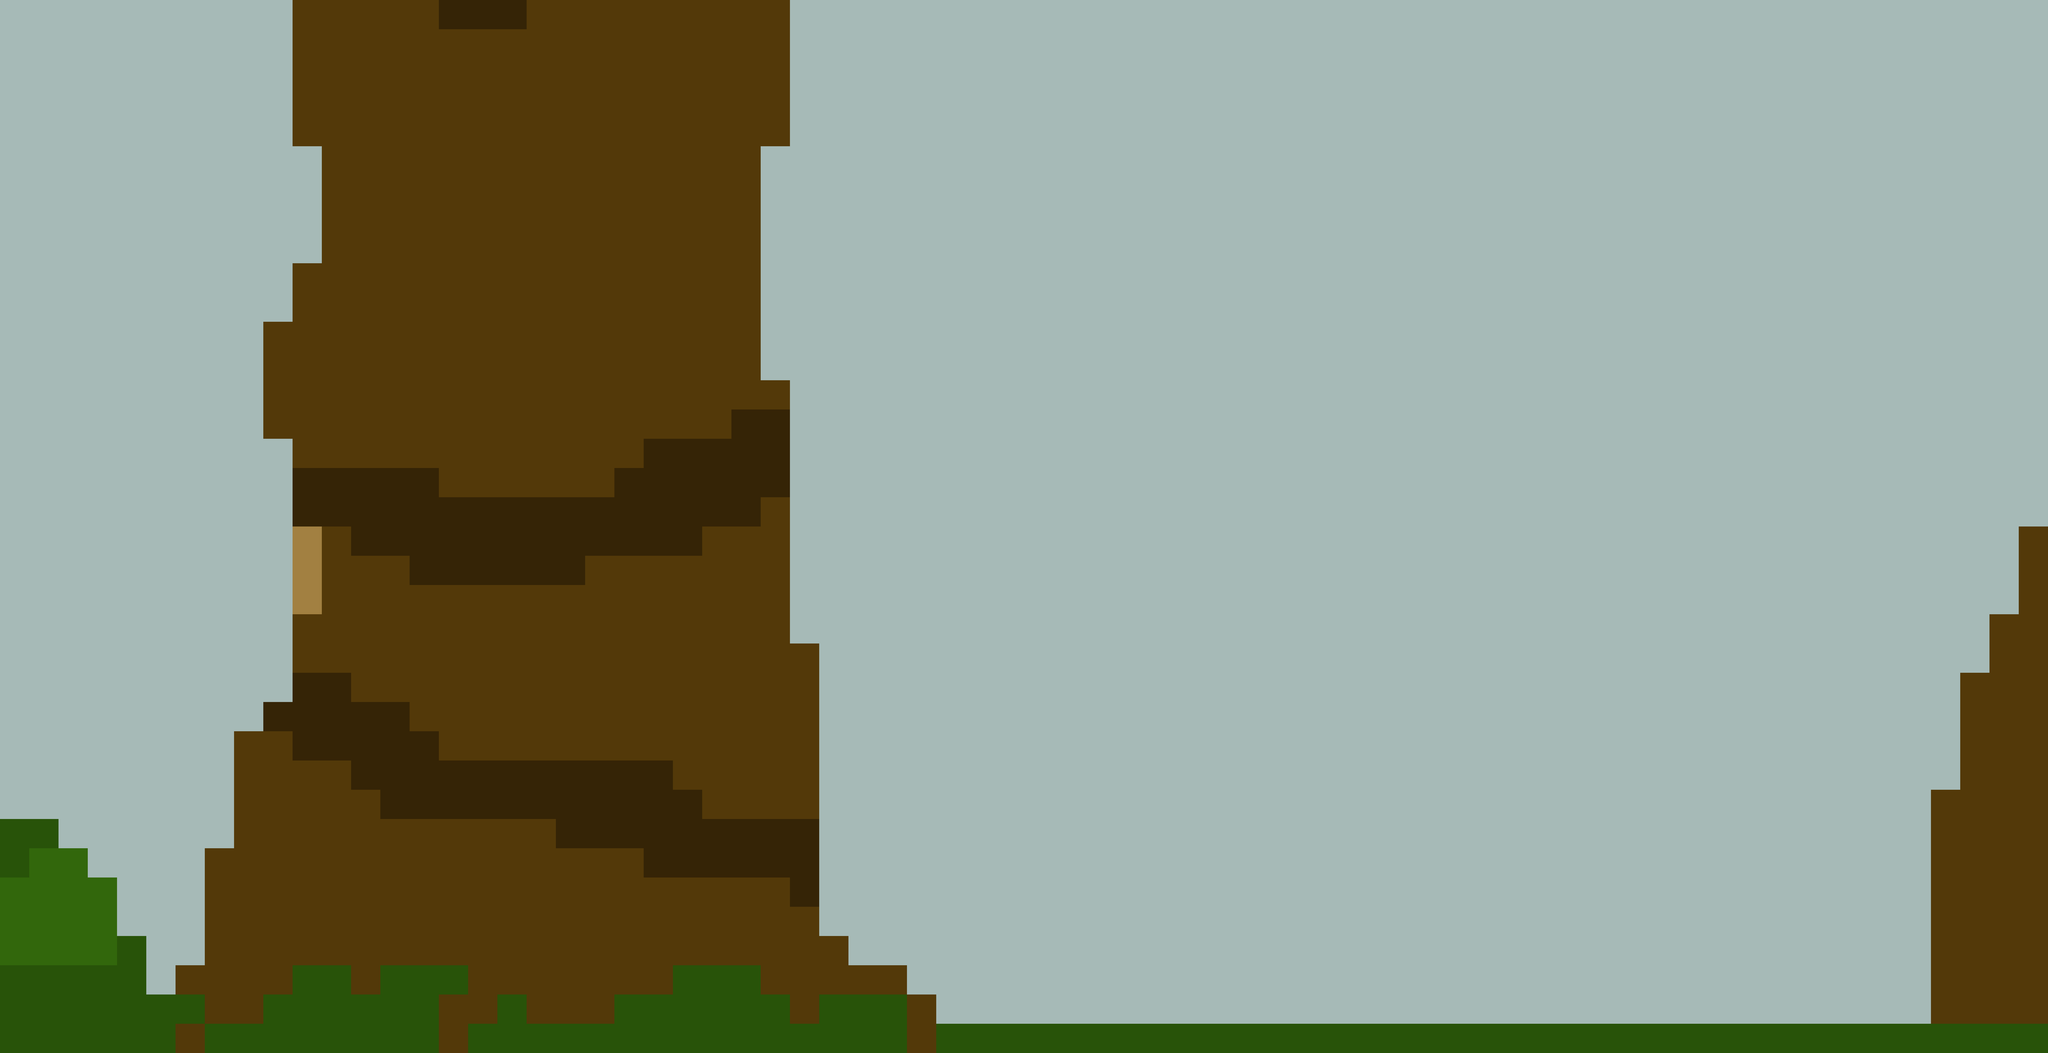

The image is a tile-based game level rendered from a .tmx file. Its description and source (layers, tilesets, objects; grid data summarised) follow:
An orthogonal 70x36 tile map with 128x128 px tiles, 5 tile layers (fonds, branches, mur, tronc, ...) and 1 object.

<map version="1.9" tiledversion="1.9.2" orientation="orthogonal" renderorder="right-down" width="70" height="36" tilewidth="128" tileheight="128" infinite="0" nextlayerid="24" nextobjectid="110">
 <editorsettings>
  <export target="../../assets/maps/carteTiledNiveau3.json" format="json" />
 </editorsettings>
 <tileset firstgid="1" name="tileset" tilewidth="128" tileheight="128" tilecount="100" columns="10">
  <image source="tileset.png" width="1280" height="1280" />
  <tile id="0">
   <properties>
    <property name="estSolide" type="bool" value="true" />
   </properties>
  </tile>
  <tile id="1">
   <properties>
    <property name="estSolide" type="bool" value="true" />
   </properties>
  </tile>
  <tile id="2">
   <properties>
    <property name="estSolide" type="bool" value="true" />
   </properties>
  </tile>
  <tile id="3">
   <properties>
    <property name="estSolide" type="bool" value="false" />
   </properties>
  </tile>
  <tile id="4">
   <properties>
    <property name="estSolide" type="bool" value="false" />
   </properties>
  </tile>
  <tile id="5">
   <properties>
    <property name="estSolide" type="bool" value="false" />
   </properties>
  </tile>
  <tile id="6">
   <properties>
    <property name="estSolide" type="bool" value="false" />
   </properties>
  </tile>
  <tile id="7">
   <properties>
    <property name="estSolide" type="bool" value="false" />
   </properties>
  </tile>
  <tile id="8">
   <properties>
    <property name="estSolide" type="bool" value="false" />
   </properties>
  </tile>
  <tile id="9">
   <properties>
    <property name="estSolide" type="bool" value="false" />
   </properties>
  </tile>
  <tile id="10">
   <properties>
    <property name="estSolide" type="bool" value="false" />
   </properties>
  </tile>
  <tile id="11">
   <properties>
    <property name="estSolide" type="bool" value="false" />
   </properties>
  </tile>
  <tile id="12">
   <properties>
    <property name="estSolide" type="bool" value="true" />
   </properties>
  </tile>
  <tile id="13">
   <properties>
    <property name="estSolide" type="bool" value="false" />
   </properties>
  </tile>
  <tile id="14">
   <properties>
    <property name="estSolide" type="bool" value="false" />
   </properties>
  </tile>
  <tile id="15">
   <properties>
    <property name="estSolide" type="bool" value="false" />
   </properties>
  </tile>
  <tile id="16">
   <properties>
    <property name="estSolide" type="bool" value="false" />
   </properties>
  </tile>
  <tile id="17">
   <properties>
    <property name="estSolide" type="bool" value="false" />
   </properties>
  </tile>
  <tile id="18">
   <properties>
    <property name="estSolide" type="bool" value="false" />
   </properties>
  </tile>
  <tile id="19">
   <properties>
    <property name="estSolide" type="bool" value="false" />
   </properties>
  </tile>
  <tile id="20">
   <properties>
    <property name="estSolide" type="bool" value="false" />
   </properties>
  </tile>
  <tile id="21">
   <properties>
    <property name="estSolide" type="bool" value="false" />
   </properties>
  </tile>
  <tile id="22">
   <properties>
    <property name="estSolide" type="bool" value="false" />
   </properties>
  </tile>
  <tile id="23">
   <properties>
    <property name="estSolide" type="bool" value="false" />
   </properties>
  </tile>
  <tile id="24">
   <properties>
    <property name="estSolide" type="bool" value="false" />
   </properties>
  </tile>
  <tile id="25">
   <properties>
    <property name="estSolide" type="bool" value="false" />
   </properties>
  </tile>
  <tile id="26">
   <properties>
    <property name="estSolide" type="bool" value="false" />
   </properties>
  </tile>
  <tile id="27">
   <properties>
    <property name="estSolide" type="bool" value="false" />
   </properties>
  </tile>
  <tile id="28">
   <properties>
    <property name="estSolide" type="bool" value="false" />
   </properties>
  </tile>
  <tile id="29">
   <properties>
    <property name="estSolide" type="bool" value="false" />
   </properties>
  </tile>
  <tile id="30">
   <properties>
    <property name="estSolide" type="bool" value="false" />
   </properties>
  </tile>
  <tile id="31">
   <properties>
    <property name="estSolide" type="bool" value="false" />
   </properties>
  </tile>
  <tile id="32">
   <properties>
    <property name="estSolide" type="bool" value="false" />
   </properties>
  </tile>
  <tile id="33">
   <properties>
    <property name="estSolide" type="bool" value="false" />
   </properties>
  </tile>
  <tile id="34">
   <properties>
    <property name="estSolide" type="bool" value="false" />
   </properties>
  </tile>
  <tile id="35">
   <properties>
    <property name="estSolide" type="bool" value="false" />
   </properties>
  </tile>
  <tile id="36">
   <properties>
    <property name="estSolide" type="bool" value="false" />
   </properties>
  </tile>
  <tile id="37">
   <properties>
    <property name="estSolide" type="bool" value="false" />
   </properties>
  </tile>
  <tile id="38">
   <properties>
    <property name="estSolide" type="bool" value="false" />
   </properties>
  </tile>
  <tile id="39">
   <properties>
    <property name="estSolide" type="bool" value="false" />
   </properties>
  </tile>
  <tile id="40">
   <properties>
    <property name="estSolide" type="bool" value="false" />
   </properties>
  </tile>
  <tile id="41">
   <properties>
    <property name="estSolide" type="bool" value="false" />
   </properties>
  </tile>
  <tile id="42">
   <properties>
    <property name="estSolide" type="bool" value="false" />
   </properties>
  </tile>
  <tile id="43">
   <properties>
    <property name="estSolide" type="bool" value="false" />
   </properties>
  </tile>
  <tile id="44">
   <properties>
    <property name="estSolide" type="bool" value="false" />
   </properties>
  </tile>
  <tile id="45">
   <properties>
    <property name="estSolide" type="bool" value="false" />
   </properties>
  </tile>
  <tile id="46">
   <properties>
    <property name="estSolide" type="bool" value="false" />
   </properties>
  </tile>
  <tile id="47">
   <properties>
    <property name="estSolide" type="bool" value="false" />
   </properties>
  </tile>
  <tile id="48">
   <properties>
    <property name="estSolide" type="bool" value="false" />
   </properties>
  </tile>
  <tile id="49">
   <properties>
    <property name="estSolide" type="bool" value="false" />
   </properties>
  </tile>
  <tile id="50">
   <properties>
    <property name="estSolide" type="bool" value="false" />
   </properties>
  </tile>
  <tile id="51">
   <properties>
    <property name="estSolide" type="bool" value="false" />
   </properties>
  </tile>
  <tile id="52">
   <properties>
    <property name="estSolide" type="bool" value="false" />
   </properties>
  </tile>
  <tile id="53">
   <properties>
    <property name="estSolide" type="bool" value="false" />
   </properties>
  </tile>
  <tile id="54">
   <properties>
    <property name="estSolide" type="bool" value="false" />
   </properties>
  </tile>
  <tile id="55">
   <properties>
    <property name="estSolide" type="bool" value="false" />
   </properties>
  </tile>
  <tile id="56">
   <properties>
    <property name="estSolide" type="bool" value="false" />
   </properties>
  </tile>
  <tile id="57">
   <properties>
    <property name="estSolide" type="bool" value="false" />
   </properties>
  </tile>
  <tile id="58">
   <properties>
    <property name="estSolide" type="bool" value="false" />
   </properties>
  </tile>
  <tile id="59">
   <properties>
    <property name="estSolide" type="bool" value="false" />
   </properties>
  </tile>
  <tile id="60">
   <properties>
    <property name="estSolide" type="bool" value="false" />
   </properties>
  </tile>
  <tile id="61">
   <properties>
    <property name="estSolide" type="bool" value="false" />
   </properties>
  </tile>
  <tile id="62">
   <properties>
    <property name="estSolide" type="bool" value="false" />
   </properties>
  </tile>
  <tile id="63">
   <properties>
    <property name="estSolide" type="bool" value="false" />
   </properties>
  </tile>
  <tile id="64">
   <properties>
    <property name="estSolide" type="bool" value="false" />
   </properties>
  </tile>
  <tile id="65">
   <properties>
    <property name="estSolide" type="bool" value="false" />
   </properties>
  </tile>
  <tile id="66">
   <properties>
    <property name="estSolide" type="bool" value="false" />
   </properties>
  </tile>
  <tile id="67">
   <properties>
    <property name="estSolide" type="bool" value="false" />
   </properties>
  </tile>
  <tile id="68">
   <properties>
    <property name="estSolide" type="bool" value="false" />
   </properties>
  </tile>
  <tile id="69">
   <properties>
    <property name="estSolide" type="bool" value="false" />
   </properties>
  </tile>
  <tile id="70">
   <properties>
    <property name="estSolide" type="bool" value="false" />
   </properties>
  </tile>
  <tile id="71">
   <properties>
    <property name="estSolide" type="bool" value="false" />
   </properties>
  </tile>
  <tile id="72">
   <properties>
    <property name="estSolide" type="bool" value="false" />
   </properties>
  </tile>
  <tile id="73">
   <properties>
    <property name="estSolide" type="bool" value="false" />
   </properties>
  </tile>
  <tile id="74">
   <properties>
    <property name="estSolide" type="bool" value="false" />
   </properties>
  </tile>
  <tile id="75">
   <properties>
    <property name="estSolide" type="bool" value="false" />
   </properties>
  </tile>
  <tile id="76">
   <properties>
    <property name="estSolide" type="bool" value="false" />
   </properties>
  </tile>
  <tile id="77">
   <properties>
    <property name="estSolide" type="bool" value="false" />
   </properties>
  </tile>
  <tile id="78">
   <properties>
    <property name="estSolide" type="bool" value="false" />
   </properties>
  </tile>
  <tile id="79">
   <properties>
    <property name="estSolide" type="bool" value="false" />
   </properties>
  </tile>
  <tile id="80">
   <properties>
    <property name="estSolide" type="bool" value="false" />
   </properties>
  </tile>
  <tile id="81">
   <properties>
    <property name="estSolide" type="bool" value="false" />
   </properties>
  </tile>
  <tile id="82">
   <properties>
    <property name="estSolide" type="bool" value="false" />
   </properties>
  </tile>
  <tile id="83">
   <properties>
    <property name="estSolide" type="bool" value="false" />
   </properties>
  </tile>
  <tile id="84">
   <properties>
    <property name="estSolide" type="bool" value="false" />
   </properties>
  </tile>
  <tile id="85">
   <properties>
    <property name="estSolide" type="bool" value="false" />
   </properties>
  </tile>
  <tile id="86">
   <properties>
    <property name="estSolide" type="bool" value="false" />
   </properties>
  </tile>
  <tile id="87">
   <properties>
    <property name="estSolide" type="bool" value="false" />
   </properties>
  </tile>
  <tile id="88">
   <properties>
    <property name="estSolide" type="bool" value="false" />
   </properties>
  </tile>
  <tile id="89">
   <properties>
    <property name="estSolide" type="bool" value="false" />
   </properties>
  </tile>
  <tile id="90">
   <properties>
    <property name="estSolide" type="bool" value="false" />
   </properties>
  </tile>
  <tile id="91">
   <properties>
    <property name="estSolide" type="bool" value="false" />
   </properties>
  </tile>
  <tile id="92">
   <properties>
    <property name="estSolide" type="bool" value="false" />
   </properties>
  </tile>
  <tile id="93">
   <properties>
    <property name="estSolide" type="bool" value="false" />
   </properties>
  </tile>
  <tile id="94">
   <properties>
    <property name="estSolide" type="bool" value="false" />
   </properties>
  </tile>
  <tile id="95">
   <properties>
    <property name="estSolide" type="bool" value="false" />
   </properties>
  </tile>
  <tile id="96">
   <properties>
    <property name="estSolide" type="bool" value="false" />
   </properties>
  </tile>
  <tile id="97">
   <properties>
    <property name="estSolide" type="bool" value="false" />
   </properties>
  </tile>
  <tile id="98">
   <properties>
    <property name="estSolide" type="bool" value="false" />
   </properties>
  </tile>
  <tile id="99">
   <properties>
    <property name="estSolide" type="bool" value="false" />
   </properties>
  </tile>
 </tileset>
 <layer id="1" name="fonds" width="70" height="36">
  <data>[2520 cells, 2520 non-empty, 1 distinct tile ids]</data>
 </layer>
 <layer id="6" name="branches" width="70" height="36">
  <data>[2520 cells, 139 non-empty, 1 distinct tile ids]</data>
 </layer>
 <layer id="2" name="mur" width="70" height="36">
  <data>[2520 cells, 679 non-empty, 2 distinct tile ids]</data>
 </layer>
 <layer id="9" name="tronc" width="70" height="36">
  <data>[2520 cells, 3 non-empty, 1 distinct tile ids]</data>
 </layer>
 <objectgroup id="20" name="sortieAlternative">
  <object id="100" x="1920" y="0" width="384" height="66.6667" />
 </objectgroup>
 <layer id="8" name="premierPlan" width="70" height="36">
  <data>[2520 cells, 14 non-empty, 1 distinct tile ids]</data>
 </layer>
</map>
